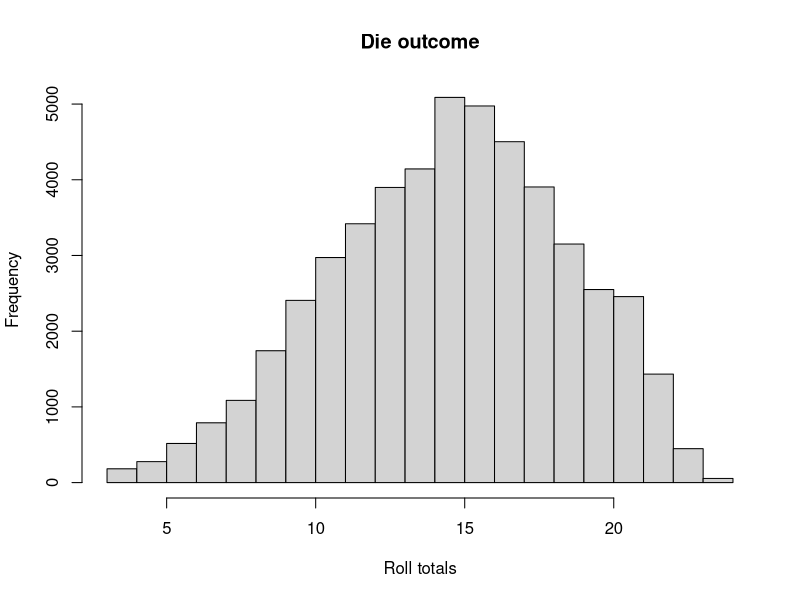

Source code (R): (Note: this script raises an error after producing the figure.)
## ---- chunk 1
knitr::opts_chunk$set(echo = TRUE)
## ---- chunk 2
die_graph <- function(max_rolls = 50000, sides = 8, num_of_dice = 3) {
  rolls <- matrix(sample(c(1:6, 7, 8, 7, 7), max_rolls * num_of_dice, replace = TRUE), nrow = max_rolls)
  
  rolls_sum <- apply(rolls, 1, sum) # calculate the sum of the rolls for each trial
  hist(rolls_sum, breaks = seq(num_of_dice, num_of_dice * sides, by = 1), main = "Die outcome", xlab = "Roll totals")
}
die_graph()
## ---- chunk 3
rescale01 <- function(x) {
  if (!is.numeric(x)) {
    stop("inputs must all be numeric")
  }
  rng <- range(x, na.rm = TRUE, finite = TRUE)
  rng <- (x - rng[1]) / (rng[2] - rng[1])
  rng[rng== Inf]<-1
  rng[rng== -Inf]<-0
  rng
}
rescale01(C('a','b'))
rescale01(c(Inf, 0, 2, 10))
rescale01(c(-Inf, 4, 2, 7))
rescale01(c(-Inf, 0, 2, 10, Inf))
## ---- chunk 4
samesies<- function(x,y){
  if (length(x) != length(y)){
    stop("both vectors must be the same length")
  } 
  total<- sum(is.na(x) & is.na(y))
  total
}
x <- c(NA, NA, 3, NA)
y <- c(NA, 2, NA, 4)
samesies(x, y)

x <- c(NA, NA, 3, NA,5)
y <- c(NA, 2, NA, 4)
samesies(x, y)
## ---- chunk 5
fizzbuzz<-function(x){
  if(x%%3 ==0 & x%%5==0){
    print("fizzbuzz")
  } else if(x%%3==0){
    print('fizz')
  } else if(x%%5==0){
    print("buzz")
  }else {
    print(x)
  }
}
fizzbuzz(15)
fizzbuzz(3)
fizzbuzz(5)
fizzbuzz(2)
## ---- chunk 6
GetTempDesc <- function(Temp) {
  TempLabels <- c('Freezing', 'Cold', 'Cool', 'Warm', 'Hot')
  TempBreaks <- c(-Inf, 0, 10, 20, 30, Inf)
  TempRange <- cut(Temp, breaks = TempBreaks, labels = TempLabels)
  return(TempRange)
}
GetTempDesc(41)
GetTempDesc(29)
GetTempDesc(19)
GetTempDesc(09)
GetTempDesc(-2)
